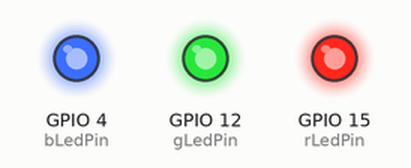
This sketch was run on a simulated ESP8266 (NodeMCU). Shown: output pins drawn as LEDs (lit = HIGH). WiFi joins after 1.5 s; servers stay silent unless stated; no MQTT or app messages arrive unless stated; what the sketch prints to the serial monitor is not drawn.

Above: at 2.1 s.
At 3.6 s:
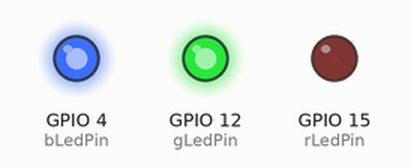
At 5.1 s:
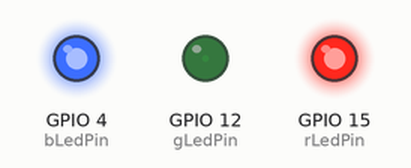
At 8.05 s:
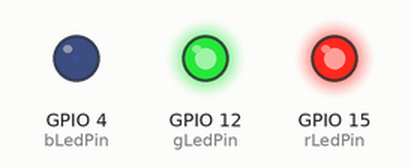
Timing chart, 0 to 9.9 s (numbered marks = the images above):
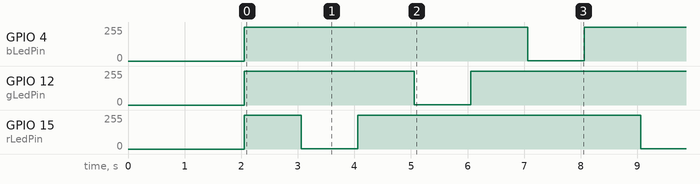

Measured:
- by itself, GPIO 4 (bLedPin): alternates 255/255 for 5.0 s and 1/255 for 1.0 s
- by itself, GPIO 12 (gLedPin), GPIO 15 (rLedPin): repeats every 6.0 s: 1/255 1.0 s, 255/255 5.0 s

The sketch:

led_esp8266_mqtt_publish.ino
```cpp
#include <ESP8266WiFi.h>
#include <PubSubClient.h>

const char* ssid = "HUAWEI-802-A";
const char* password = "y781881228";

const char* mqttServer = "test.ranye-iot.net";

int delayTime = 1000;  // 1m

WiFiClient wifiClient;
PubSubClient mqttClient(wifiClient);


const int rLedPin = 15;  //引脚R D8
const int gLedPin = 12;  //引脚G D6
const int bLedPin = 4;  //引脚B  D2

void setup() {

  pinMode(rLedPin, OUTPUT);
  pinMode(gLedPin, OUTPUT);
  pinMode(bLedPin, OUTPUT);

  // put your setup code here, to run once:
  Serial.begin(115200);

  // 设置无线终端模式
  WiFi.mode(WIFI_STA);
  // 连接WiFi
  connectWifi();

  // 设置要连接的服务器及端口
  mqttClient.setServer(mqttServer, 1883);
  // 连接mqtt服务器
  connectMQTTServer();
}

void connectMQTTServer() {
  String clientId = "esp8266-" + WiFi.macAddress();

  if (mqttClient.connect(clientId.c_str())) {
    Serial.println("Connect Success. ");
    Serial.print("Server Address: ");
    Serial.println(mqttServer);
    Serial.print("ClientId: ");
    Serial.println(clientId);
  } else {
    Serial.println("Connect Failure.");
    Serial.print("Client State: ");
    Serial.println(mqttClient.state());
    delay(3000);
  }
}

void connectWifi() {
  WiFi.begin(ssid, password);

  while (WiFi.status() != WL_CONNECTED) {
    delay(1000);
    Serial.print(".");
  }

  Serial.println();
  Serial.println("WiFi Connected!");
  Serial.println();
}

void light(int pin, int value) {
  analogWrite(pin, value);
}

void sendCode(bool r, bool g, bool b, int i) {
  // 根据rgb和 i，组成下列指令
  byte high = 0x01;
  if (r) {
    high = high << 2;
  } else if (g) {
    high = high << 1;
  }
  // high = high << 8;
  byte low = (byte)i;

    // 待发布的信息H4L255

  // 0100(0x0400 ~ 0x04FF), 0010(0x0200 ~0x02FF), 0001(0x0100 ~ 0x01FF)
  // 确定发布的主题：
  String topic = "sos";
  char publishTopic[topic.length() + 1];
  strcpy(publishTopic, topic.c_str());

  char publishMessage[] = { 'H', high, 'L', low, 'A', '\0' };


  if (mqttClient.connected()) {

    if (mqttClient.publish(publishTopic, publishMessage)) {
      Serial.print("Topic: ");
      Serial.println(publishTopic);
      Serial.print("Message: ");

      String value = "H" + String(high) + "L" + String(low);
      Serial.println(value);
      Serial.println(publishMessage);
    } else {
      Serial.println("Publish Failed");
    }

    // 保持客户端心跳，如果一直有发布消息，就不用loop() 发送心跳信息
    // mqttClient.loop();

  } else {
    connectMQTTServer();
  }

  if (high == 0x04) {
    // 红色
    light(rLedPin, low);
    light(gLedPin, 255);
    light(bLedPin, 255);
  } else if (high == 0x02) {
    // 绿色
    light(rLedPin, 255);
    light(gLedPin, low);
    light(bLedPin, 255);
  } else if (high == 0x01) {
    // 蓝色
    light(rLedPin, 255);
    light(gLedPin, 255);
    light(bLedPin, low);
  }
}

/**
 * 数值增大，亮度减弱  注意：i = 0x00时，没法正常传输，需要转义
 */
void increase(bool r, bool g, bool b) {
  for (int i = 1; i < 256; i += 255) {
    sendCode(r, g, b, i);
    delay(delayTime);
  }
}

/**
 * 数值减小，亮度增强
 */
void decrease(bool r, bool g, bool b) {
  for (int i = 255; i > 0; i -= 255) {
    sendCode(r, g, b, i);
    delay(delayTime);
  }
}

// client32 发布指令：

void loop() {

  // 业务操作
  decrease(true, false, false);
  increase(true, false, false);
  decrease(false, true, false);
  increase(false, true, false);
  decrease(false, false, true);
  increase(false, false, true);
}
```
